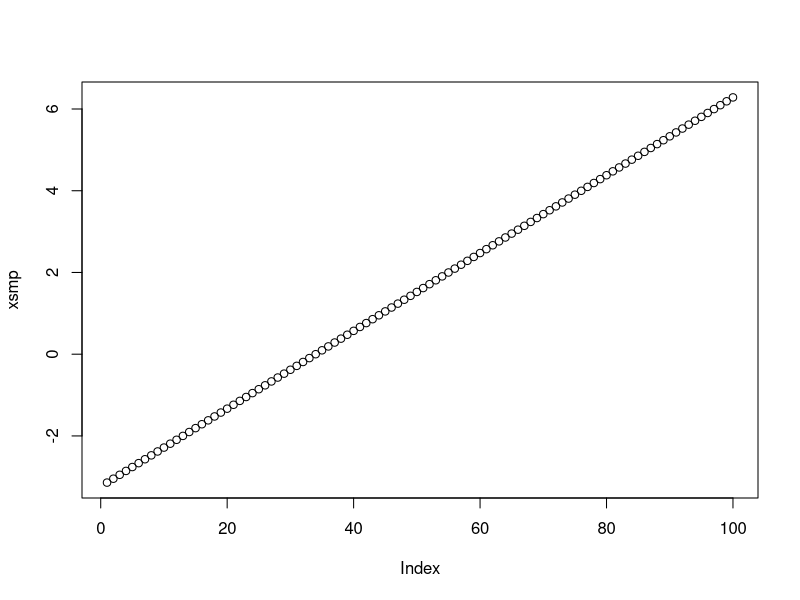
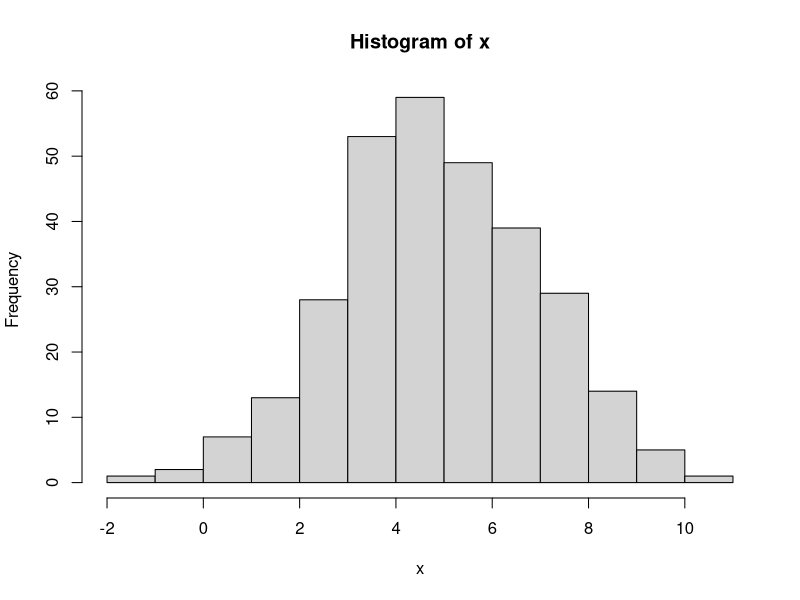
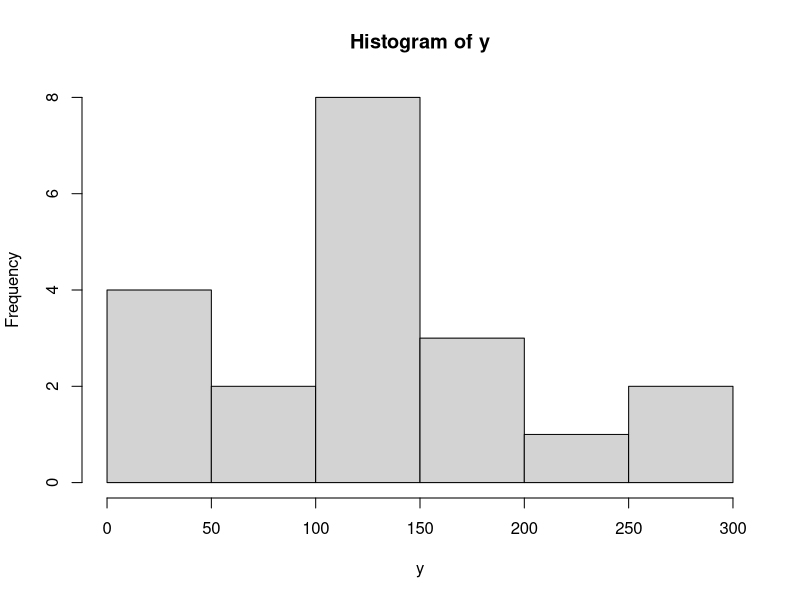
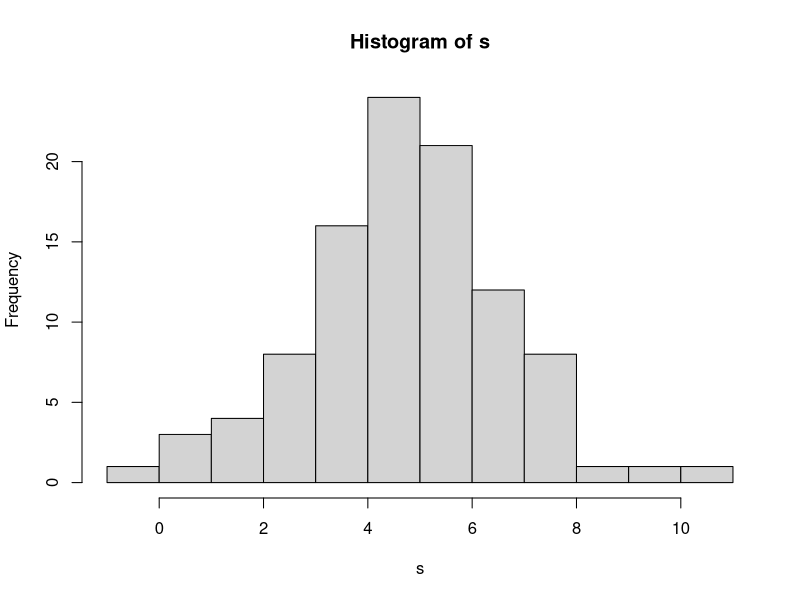

Write R code to recreate these figures, in order.
## ---- chunk 1
knitr::opts_chunk$set(echo = TRUE)
## ---- chunk 2

x1<-T
x2<-c(F,T)
b<-x1|x2
b
##x1會變為(T,T)


## ---- chunk 3
A<-c("A","B","C","D")
B<-A
C<-c("A","C","C","E")
A==B
A==C
A[A==C]
which(A==C)##位置表示
which(A!=C)

temp<-1:length(A)
temp[A!=C]

which(A!=C)
## ---- chunk 4
cos_sin<-function(from,to)
{
xsmp<-seq(from,to,length=100)
temp<-cos(xsmp)+2*sin(xsmp)
return(temp) ##計算結果要傳回去
}
cos_sin(-pi,2*pi)

sum<-function(x,y){
return(x+y)
}
sum(5:7,8)
## ---- chunk 5
from<- -pi
to<- 2*pi
xsmp<-seq(from,to,length=100)
ys<-sin(xsmp)
plot(xsmp)

## ---- chunk 6
runif(5)
runif(5,1,300)
as.integer(1.4)
as.integer(runif(300)*300)+1
as.integer(runif(20,1,300))
## ---- chunk 7
x<-rnorm(300,5,2)
hist(x)
## ---- chunk 8
#自己
y<-as.integer(runif(20,1,300))
y
summary(y)
y.sum<-summary(y)
hist(y)
print(y.sum[4])
#老師
idx<-as.integer(runif(100)*300)+1
s<-x[idx]
s.sum<-summary(s)
hist(s)
print(s)
print(s.sum[4])
s.mean<-s.sum[4]
s.sd<-sd(s)/sqrt(300)

print(s.mean)
print(s.sd)

s.conf<-c(-1.96*s.sd,1.96*s.sd)+s.mean

